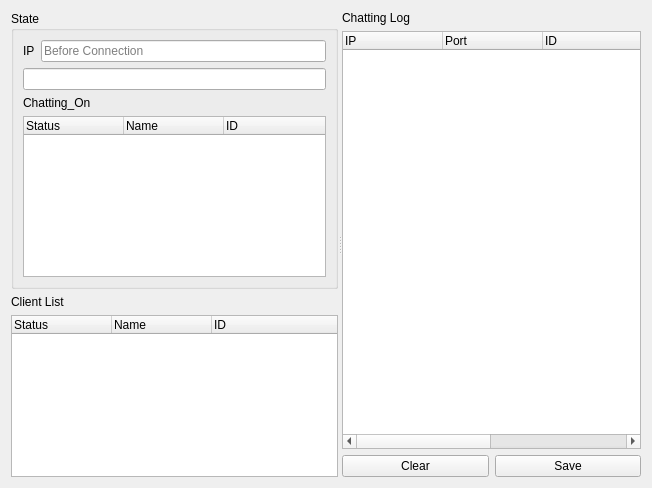
<?xml version="1.0" encoding="UTF-8"?>
<ui version="4.0">
 <class>ChatServerForm</class>
 <widget class="QWidget" name="ChatServerForm">
  <property name="geometry">
   <rect>
    <x>0</x>
    <y>0</y>
    <width>652</width>
    <height>488</height>
   </rect>
  </property>
  <property name="windowTitle">
   <string>Chatting Server</string>
  </property>
  <layout class="QHBoxLayout" name="horizontalLayout_4">
   <item>
    <widget class="QSplitter" name="splitter">
     <property name="orientation">
      <enum>Qt::Horizontal</enum>
     </property>
     <widget class="QWidget" name="layoutWidget">
      <layout class="QVBoxLayout" name="verticalLayout_2">
       <item>
        <widget class="QGroupBox" name="groupBox">
         <property name="title">
          <string>State</string>
         </property>
         <layout class="QVBoxLayout" name="verticalLayout">
          <item>
           <layout class="QHBoxLayout" name="horizontalLayout_2">
            <item>
             <widget class="QLabel" name="label">
              <property name="text">
               <string>IP</string>
              </property>
             </widget>
            </item>
            <item>
             <widget class="QLineEdit" name="ipLineEdit">
              <property name="readOnly">
               <bool>true</bool>
              </property>
              <property name="placeholderText">
               <string>Before Connection</string>
              </property>
             </widget>
            </item>
           </layout>
          </item>
          <item>
           <widget class="QLineEdit" name="stateLineedit">
            <property name="readOnly">
             <bool>true</bool>
            </property>
           </widget>
          </item>
          <item>
           <widget class="QLabel" name="label_3">
            <property name="text">
             <string>Chatting_On</string>
            </property>
           </widget>
          </item>
          <item>
           <widget class="QTreeWidget" name="chattingTreeWidget">
            <property name="rootIsDecorated">
             <bool>false</bool>
            </property>
            <property name="wordWrap">
             <bool>true</bool>
            </property>
            <column>
             <property name="text">
              <string>Status</string>
             </property>
            </column>
            <column>
             <property name="text">
              <string>Name</string>
             </property>
            </column>
            <column>
             <property name="text">
              <string>ID</string>
             </property>
            </column>
           </widget>
          </item>
         </layout>
        </widget>
       </item>
       <item>
        <widget class="QLabel" name="clientListLabel">
         <property name="text">
          <string>Client List</string>
         </property>
        </widget>
       </item>
       <item>
        <widget class="QTreeWidget" name="clientTreeWidget">
         <property name="rootIsDecorated">
          <bool>false</bool>
         </property>
         <property name="wordWrap">
          <bool>true</bool>
         </property>
         <column>
          <property name="text">
           <string>Status</string>
          </property>
         </column>
         <column>
          <property name="text">
           <string>Name</string>
          </property>
         </column>
         <column>
          <property name="text">
           <string>ID</string>
          </property>
         </column>
        </widget>
       </item>
       <item>
        <layout class="QHBoxLayout" name="horizontalLayout"/>
       </item>
      </layout>
     </widget>
     <widget class="QWidget" name="layoutWidget">
      <layout class="QVBoxLayout" name="messageVerticalLayout">
       <item>
        <widget class="QLabel" name="label_2">
         <property name="text">
          <string>Chatting Log</string>
         </property>
        </widget>
       </item>
       <item>
        <widget class="QTreeWidget" name="messageTreeWidget">
         <property name="rootIsDecorated">
          <bool>false</bool>
         </property>
         <property name="wordWrap">
          <bool>true</bool>
         </property>
         <column>
          <property name="text">
           <string>IP</string>
          </property>
         </column>
         <column>
          <property name="text">
           <string>Port</string>
          </property>
         </column>
         <column>
          <property name="text">
           <string>ID</string>
          </property>
         </column>
         <column>
          <property name="text">
           <string>Name</string>
          </property>
         </column>
         <column>
          <property name="text">
           <string>Message</string>
          </property>
         </column>
         <column>
          <property name="text">
           <string>Time</string>
          </property>
         </column>
        </widget>
       </item>
       <item>
        <layout class="QHBoxLayout" name="messageLayout">
         <item>
          <widget class="QPushButton" name="clearPushButton">
           <property name="text">
            <string>Clear</string>
           </property>
          </widget>
         </item>
         <item>
          <widget class="QPushButton" name="saveButton">
           <property name="text">
            <string>Save</string>
           </property>
          </widget>
         </item>
        </layout>
       </item>
      </layout>
     </widget>
    </widget>
   </item>
  </layout>
 </widget>
 <resources/>
 <connections>
  <connection>
   <sender>clearPushButton</sender>
   <signal>clicked()</signal>
   <receiver>messageTreeWidget</receiver>
   <slot>clear()</slot>
   <hints>
    <hint type="sourcelabel">
     <x>270</x>
     <y>295</y>
    </hint>
    <hint type="destinationlabel">
     <x>288</x>
     <y>195</y>
    </hint>
   </hints>
  </connection>
 </connections>
</ui>
